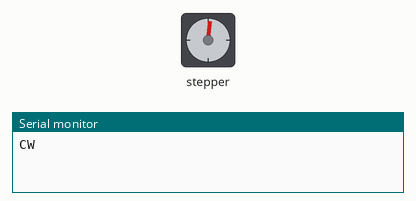
Simulated run of this sketch. Board: Arduino Uno, built with avr-gcc and run on an emulated ATmega328P. On the bench: stepper motor, the last lines printed to the serial monitor. Stepper angles assume 150 steps per turn.

Above: at 0.05 s.
At 0.95 s:
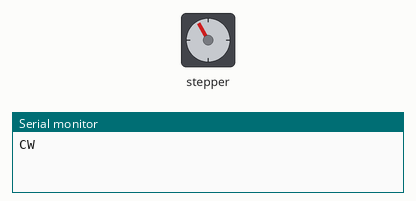
At 1.7 s:
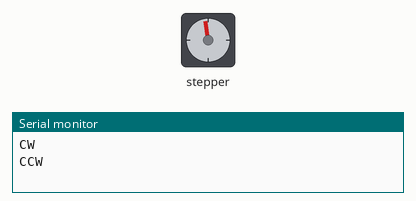
At 2.5 s:
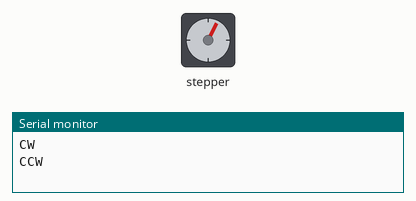
Timing chart, 0 to 6.9 s (numbered marks = the images above):
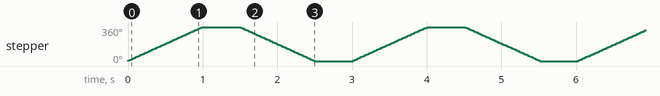

Measured:
- by itself, stepper: turns 360° clockwise in 0.99 s, then 360° counter-clockwise in 0.99 s, repeating every 3.0 s

The sketch:

reversed.ino
```cpp
#include <Stepper.h>

const int stepsPerRevolution = 150;

Stepper myStepper(stepsPerRevolution, 2,3,8,9);

void setup() {
  myStepper.setSpeed(60);
  Serial.begin(115200);
}

void loop() {
  // step one revolution  in one direction:
  Serial.println("CW");
  myStepper.step(stepsPerRevolution);
  delay(500);

  // step one revolution in the other direction:
  Serial.println("CCW");
  myStepper.step(-stepsPerRevolution);
  delay(500);
}
```
